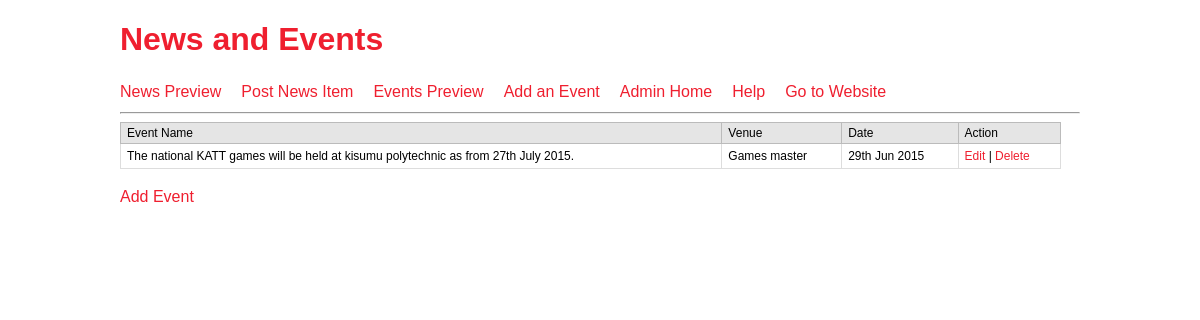
Screenshot of /events.php with the database file from the repository.
### tables this page shows
CREATE TABLE IF NOT EXISTS `events` (
  `event_id` int(12) NOT NULL AUTO_INCREMENT,
  `event_date` date NOT NULL,
  `event_title` text NOT NULL,
  `event_desc` varchar(23) NOT NULL,
  `event_venue` varchar(200) NOT NULL,
  PRIMARY KEY (`event_id`)
);

### events.php (the view, shortened to what this page needs)
<?php
require_once('includes/config.php');
?>
<!doctype html>
<html lang="en">
<head>
  <link rel="stylesheet" href="news-style/normalize.css">
  <link rel="stylesheet" href="news-style/main.css">
</head>
<body>
	<div id="wrapper">
	<?php include('menu.php');?>
	<table>
	<tr>
		<th>Event Name</th>
		<th>Venue</th>
		<th>Date</th>
		<th>Action</th>
	</tr>
	<?php
		try {
			$stmt = $db->query('SELECT event_id, event_title, event_venue, event_date FROM events ORDER BY event_id DESC');
			while($row = $stmt->fetch()){
				echo '<tr>';
				echo '<td>'.$row['event_title'].'</td>';
				echo "<td>".$row['event_venue']."</td>";
				echo '<td>'.date('jS M Y', strtotime($row['event_date'])).'</td>';
				?>
				<td>
					<a href="edit-event.php?id=<?php echo $row['event_id'];?>">Edit</a> |
					<a href="javascript:delpost('<?php echo $row['event_id'];?>','<?php echo $row['event_title'];?>')">Delete</a>
				</td>
				<?php
				echo '</tr>';
			}
		} catch(PDOException $e) {
		    echo $e->getMessage();
		}
	?>
	</table>
	<p><a href='add-event.php'>Add Event</a></p>
</div>
</body>
</html>

### news-style/main.css (style rules this page uses)
#wrapper { margin:auto; width:960px; }
p,li { color: #555555; font-size: 16px; line-height: 1.5em; }
a { color: #EF1F2F; text-decoration: none; }
table { width:98%; text-align:left; border:1px solid #DDDDDD; font-size:12px; color:#000;background:#fff; margin-bottom:10px; }
table th { background-color:#E5E5E5; border:1px solid #BBBBBB; padding:3px 6px; font-weight:normal; color:#000; }
table tr td { border:1px solid #DDDDDD; padding:5px 6px; }

### rows the page displays
events: event_title "The national KATT games will be held at kisumu polytechnic as from 27th July 2015.", event_venue "Games master", event_date "29th Jun 2015"
